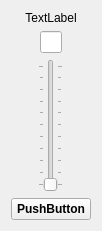
          <widget class="QWidget" name="layoutWidget_34">
           <property name="geometry">
            <rect>
             <x>110</x>
             <y>20</y>
             <width>91</width>
             <height>231</height>
            </rect>
           </property>
           <layout class="QVBoxLayout" name="verticalLayout1_6">
            <item>
             <widget class="QLabel" name="NameLaser_36">
              <property name="text">
               <string>TextLabel</string>
              </property>
              <property name="alignment">
               <set>Qt::AlignCenter</set>
              </property>
             </widget>
            </item>
            <item>
             <layout class="QHBoxLayout" name="horizontalLayout_84" stretch="0,0,0">
              <property name="spacing">
               <number>0</number>
              </property>
              <item>
               <spacer name="horizontalSpacer_105">
                <property name="orientation">
                 <enum>Qt::Horizontal</enum>
                </property>
                <property name="sizeHint" stdset="0">
                 <size>
                  <width>40</width>
                  <height>20</height>
                 </size>
                </property>
               </spacer>
              </item>
              <item>
               <widget class="QLineEdit" name="EditIntensity_Laser_26">
                <property name="maximumSize">
                 <size>
                  <width>30</width>
                  <height>16777215</height>
                 </size>
                </property>
                <property name="alignment">
                 <set>Qt::AlignCenter</set>
                </property>
               </widget>
              </item>
              <item>
               <spacer name="horizontalSpacer_106">
                <property name="orientation">
                 <enum>Qt::Horizontal</enum>
                </property>
                <property name="sizeHint" stdset="0">
                 <size>
                  <width>40</width>
                  <height>20</height>
                 </size>
                </property>
               </spacer>
              </item>
             </layout>
            </item>
            <item>
             <layout class="QHBoxLayout" name="horizontalLayout_85">
              <item>
               <spacer name="horizontalSpacer_107">
                <property name="orientation">
                 <enum>Qt::Horizontal</enum>
                </property>
                <property name="sizeHint" stdset="0">
                 <size>
                  <width>40</width>
                  <height>20</height>
                 </size>
                </property>
               </spacer>
              </item>
              <item>
               <widget class="QSlider" name="SliderLaser_26">
                <property name="orientation">
                 <enum>Qt::Vertical</enum>
                </property>
                <property name="tickPosition">
                 <enum>QSlider::TicksBothSides</enum>
                </property>
                <property name="tickInterval">
                 <number>10</number>
                </property>
               </widget>
              </item>
              <item>
               <spacer name="horizontalSpacer_108">
                <property name="orientation">
                 <enum>Qt::Horizontal</enum>
                </property>
                <property name="sizeHint" stdset="0">
                 <size>
                  <width>40</width>
                  <height>20</height>
                 </size>
                </property>
               </spacer>
              </item>
             </layout>
            </item>
            <item>
             <widget class="QPushButton" name="PushLaser_26">
              <property name="font">
               <font>
                <weight>75</weight>
                <bold>true</bold>
               </font>
              </property>
              <property name="text">
               <string>PushButton</string>
              </property>
             </widget>
            </item>
           </layout>
          </widget>
